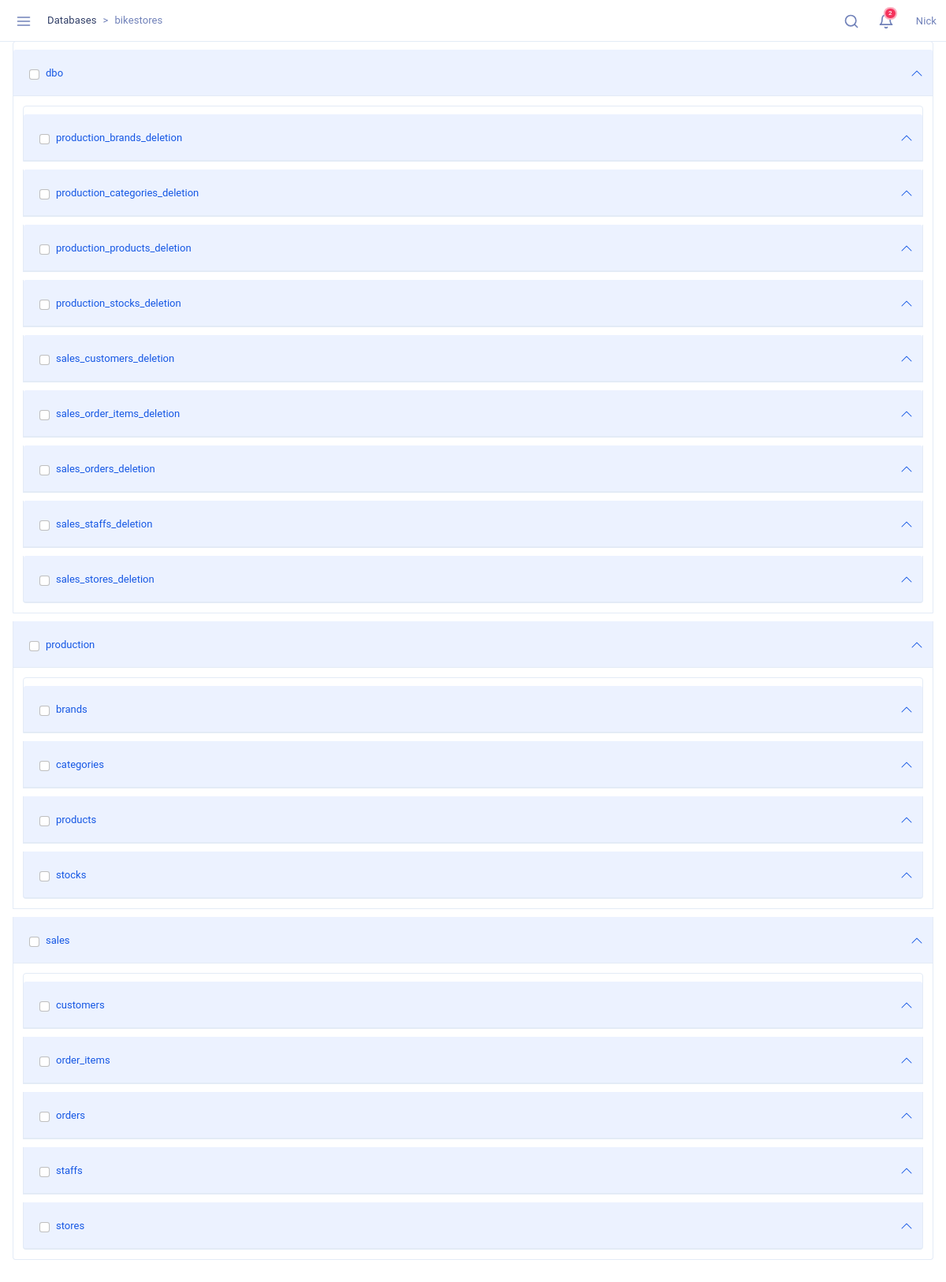
Page /databases/1/ on the committed database.
### ferdolt/models.py (models this page shows, shortened)
class Database(models.Model):
    dbms_version: DatabaseManagementSystemVersion = models.ForeignKey(DatabaseManagementSystemVersion, on_delete=models.PROTECT)
    name = models.CharField(max_length=100)
    username = models.CharField(max_length=150)
    password = models.TextField()
    instance_name = models.CharField(max_length=100, null=True, blank=True)
    host = models.CharField(max_length=150, default="localhost")
    port = models.IntegerField(default=1433);
    class Meta:
        unique_together = [
            ["dbms_version", "name", "host", "port"]
        ]
        verbose_name = _("Database")
        verbose_name_plural = _("Databases")

class DatabaseSchema(models.Model):
    database = models.ForeignKey(Database, on_delete=models.CASCADE)
    name = models.CharField(max_length=100)
    class Meta:
        verbose_name = _("Database schema")
        verbose_name_plural = _("Database schemas")
        unique_together = [
            [ "database", "name" ]
        ]

class Table(models.Model):
    schema = models.ForeignKey(DatabaseSchema, on_delete=models.CASCADE)
    name = models.CharField(max_length=100)
    level = models.IntegerField(default=0) # this level is the order in which items should be added to tables to avoid integrity errors
    class Meta:
        verbose_name = _("Table")
        verbose_name_plural = _("Tables")
        unique_together = [
            [ "schema", "name" ]
        ]
        ordering = [ "schema__database__name", "schema__name", "name" ]

### frontend/views.py (the view, shortened to what this page needs)
# urls.py: path("databases/", views.databases, name="databases"),
def databases(request, id: int=None):
    database = None
    if id:
        query = ferdolt_models.Database.objects.filter(id=id)
        if not query.exists():
            return redirect("frontend:not_found")
        else:
            database: ferdolt_models.Database = query.first()
            is_postgres_db, is_sqlserver_db, is_mysql_db = False, False, False
    return render(request, "frontend/databases.html", context={'database': database})

### frontend/templates/frontend/databases.html (shortened to what this page needs)
{% extends 'frontend/base-template.html' %}
{% load i18n static %}
{% block breadcrumbs %}
{% if database %}
<li class="breadcrumb-item"><a href="{% url 'frontend:databases' %}">{% trans "Databases" %}</a></li>
<li class="breadcrumb-item active" aria-current="page">{{database.name}}</li>
{% else %}
<li class="breadcrumb-item active"><a href="#">{% trans "Databases" %}</a></li>
{% endif %}
{% endblock %}
{% block page_content %}
<div class="page-content">
    <div class="container-fluid">
        {% if not database %}
        <div class="row">
            <div class="col-sm-12">
                <div class="page-title-box">
                    <div class="row justify-content-end">
                        <div class="col-auto align-self-center">
                            <button class="btn btn-outline-primary btn-sm add-file" data-bs-toggle="modal"
                                data-bs-target="#new-database-modal">
                                <i class="fas fa-plus me-2"></i>{% trans "Add database" %}
                            </button>
                        </div>
                    </div>
                </div>
            </div>
        </div>
        <div class="row py-2" id="databases">
        </div>
        {% else %}
        <div class="accordion" id="main-accordion">
            {% for schema in database.databaseschema_set.all %}
            <div class="accordion-item">
                <h2 class="accordion-header" id="{{ database.name }}{{ database.id }}{{schema.name}}itemheader">
                    <button class="accordion-button" type="button" data-bs-toggle="collapse"
                        data-bs-target="#{{ database.name }}{{ database.id }}{{schema.name}}itemcollapse"
                        >
                        <input type="checkbox" class="form-check-input mx-2 select-all-tables"
                            data-schema-id="{{ schema.id }}" /> {{ schema.name }}
                    </button>
                </h2>
                <div class="accordion-collapse collapse show"
                    aria-labelledby="{{ database.name }}{{ database.id }}{{schema.name}}itemheader"
                    id="{{ database.name }}{{ database.id }}{{schema.name}}itemcollapse">
                    <div class="accordion-body">
                        <div class="accordion"
                            id="{{ database.name }}{{ database.id }}{{schema.name}}itemaccordion">
                            {% for table in schema.table_set.all %}
                            <div class="accordion-item">
                                <h2 class="accordion-header"
                                    id="{{ database.name }}{{ database.id }}{{schema.name}}{{ table.name }}item-header">
                                    <button class="accordion-button" type="button" data-bs-toggle="collapse"
                                        data-bs-target="#{{ database.name }}{{ database.id }}{{schema.name}}{{ table.name }}itemcollapse"
                                        >
                                            <input type="checkbox" class="form-check-input mx-2 select-table"
                                                data-table-id="{{ table.id }}" data-schema-id="{{ schema.id }}" /> {{ table.name }}</button>
                                </h2>
                            </div>
                            {% endfor %}
                        </div>
                    </div>
                </div>
            </div>
            {% endfor %}
        </div>
        {% endif %}
    </div>
</div>
{% endblock %}

### frontend/templates/frontend/base-template.html (shortened to what this page needs)
{% load i18n static %}
<!DOCTYPE html>
<html lang="en">
<head>
    <link href="{% static 'frontend/plugins/jvectormap/jquery-jvectormap-2.0.2.css' %}" rel="stylesheet">
    <link rel="stylesheet" href="{% static 'frontend/assets/css/app.min.css' %}">
    <link href="{% static 'frontend/assets/css/bootstrap.min.css' %}" rel="stylesheet" type="text/css" />
    <link href="{% static 'frontend/assets/css/icons.min.css' %}" r el="stylesheet" type="text/css" />
    <link href="{% static 'frontend/assets/css/metisMenu.min.css' %}" rel="stylesheet" type="text/css" />
    <link href="{% static 'frontend/assets/css/app.min.css' %}" rel="stylesheet" type="text/css" />
</head>
<body>
    <div class="page-wrapper">
        <div class="topbar">
            <nav class="navbar-custom">
                <ul class="list-unstyled topbar-nav float-end mb-0">
                    <li class="dropdown hide-phone">
                        <a class="nav-link dropdown-toggle arrow-none waves-light waves-effect"
                            data-bs-toggle="dropdown" href="#" role="button" aria-haspopup="false"
                            aria-expanded="false">
                            <i data-feather="search" class="topbar-icon"></i>
                        </a>
                    </li>
                    <li class="dropdown notification-list">
                        <a class="nav-link dropdown-toggle arrow-none waves-light waves-effect"
                            data-bs-toggle="dropdown" href="#" role="button" aria-haspopup="false"
                            aria-expanded="false">
                            <i data-feather="bell" class="align-self-center topbar-icon"></i>
                            <span class="badge bg-danger rounded-pill noti-icon-badge">2</span>
                        </a>
                    </li>
                    <li class="dropdown">
                        <a class="nav-link dropdown-toggle waves-effect waves-light nav-user" data-bs-toggle="dropdown"
                            href="#" role="button" aria-haspopup="false" aria-expanded="false">
                            <span class="ms-1 nav-user-name hidden-sm">Nick</span>
                        </a>
                    </li>
                </ul>
                <ul class="list-unstyled topbar-nav mb-0">
                    <li style="display: flex; flex-direction: row;">
                        <button class="nav-link button-menu-mobile">
                            <i data-feather="menu" class="align-self-center topbar-icon"></i>
                        </button>
                        <nav style="--bs-breadcrumb-divider: '>';" aria-label="breadcrumb">
                            <ol class="breadcrumb h-100 align-items-center">
                                {% block breadcrumbs %}
                                {% endblock %}
                            </ol>
                        </nav>
                    </li>
                </ul>
            </nav>
        </div>
        {% block page_content %}
        {% endblock %}
    </div>
</body>
</html>

### rows in the picture
Database: name "bikestores"
DatabaseSchema: name "dbo"
Table: name "production_brands_deletion"
Table: name "production_categories_deletion"
Table: name "production_products_deletion"
Table: name "production_stocks_deletion"
Table: name "sales_customers_deletion"
Table: name "sales_order_items_deletion"
Table: name "sales_orders_deletion"
Table: name "sales_staffs_deletion"
Table: name "sales_stores_deletion"
DatabaseSchema: name "production"
Table: name "brands"
Table: name "categories"
Table: name "products"
Table: name "stocks"
DatabaseSchema: name "sales"
Table: name "customers"
Table: name "order_items"
Table: name "orders"
Table: name "staffs"
Table: name "stores"
